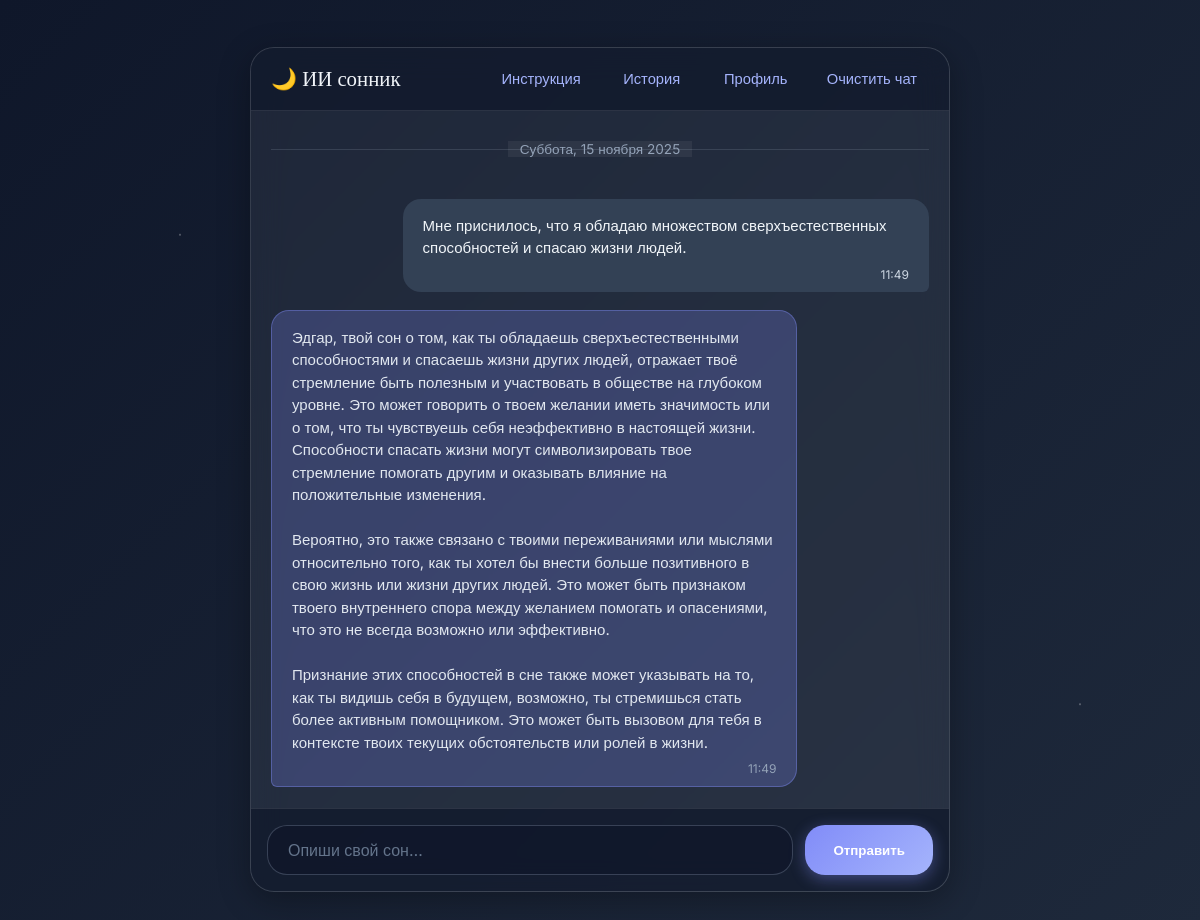
The app's page /chat/ (signed in), older data.
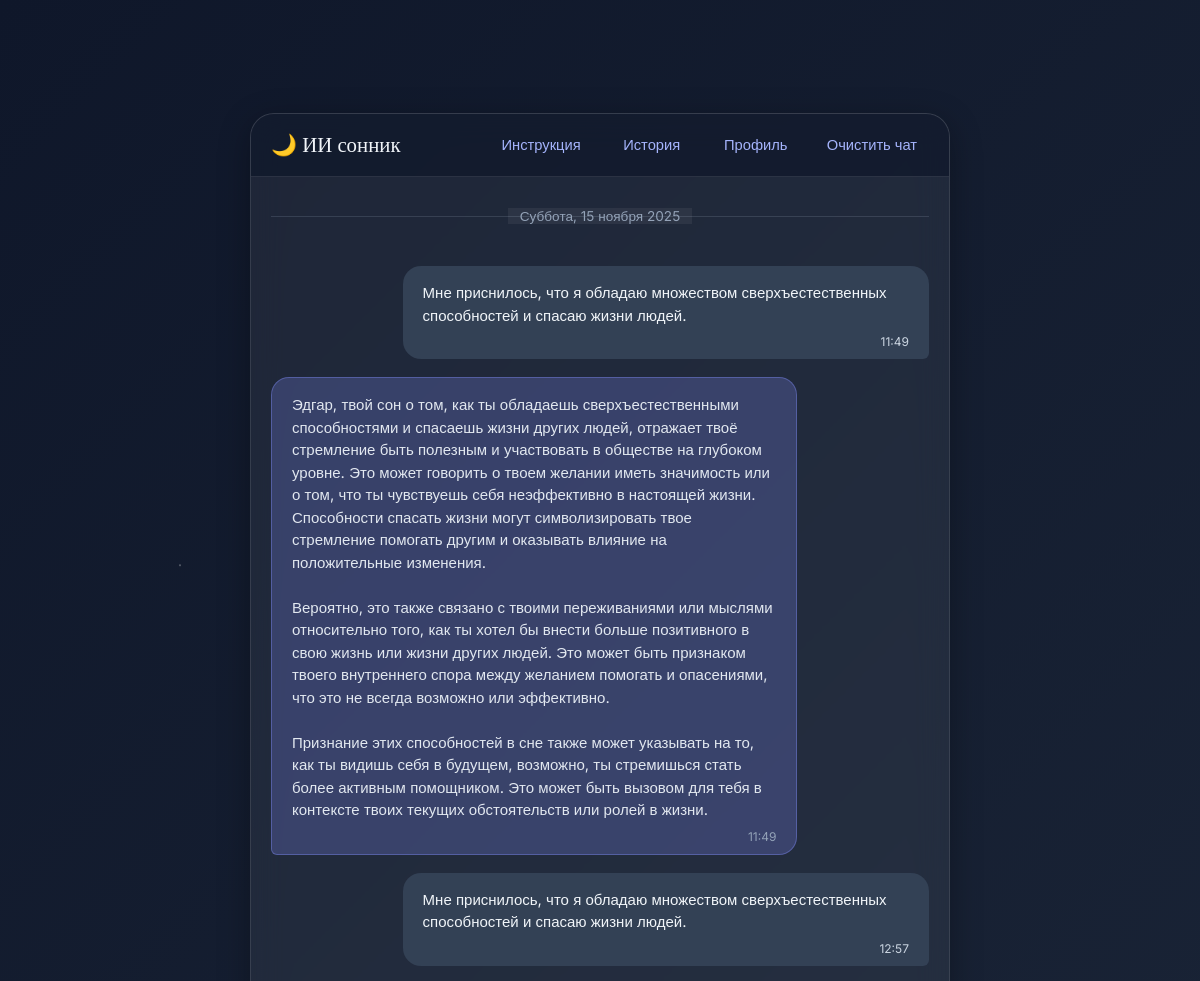
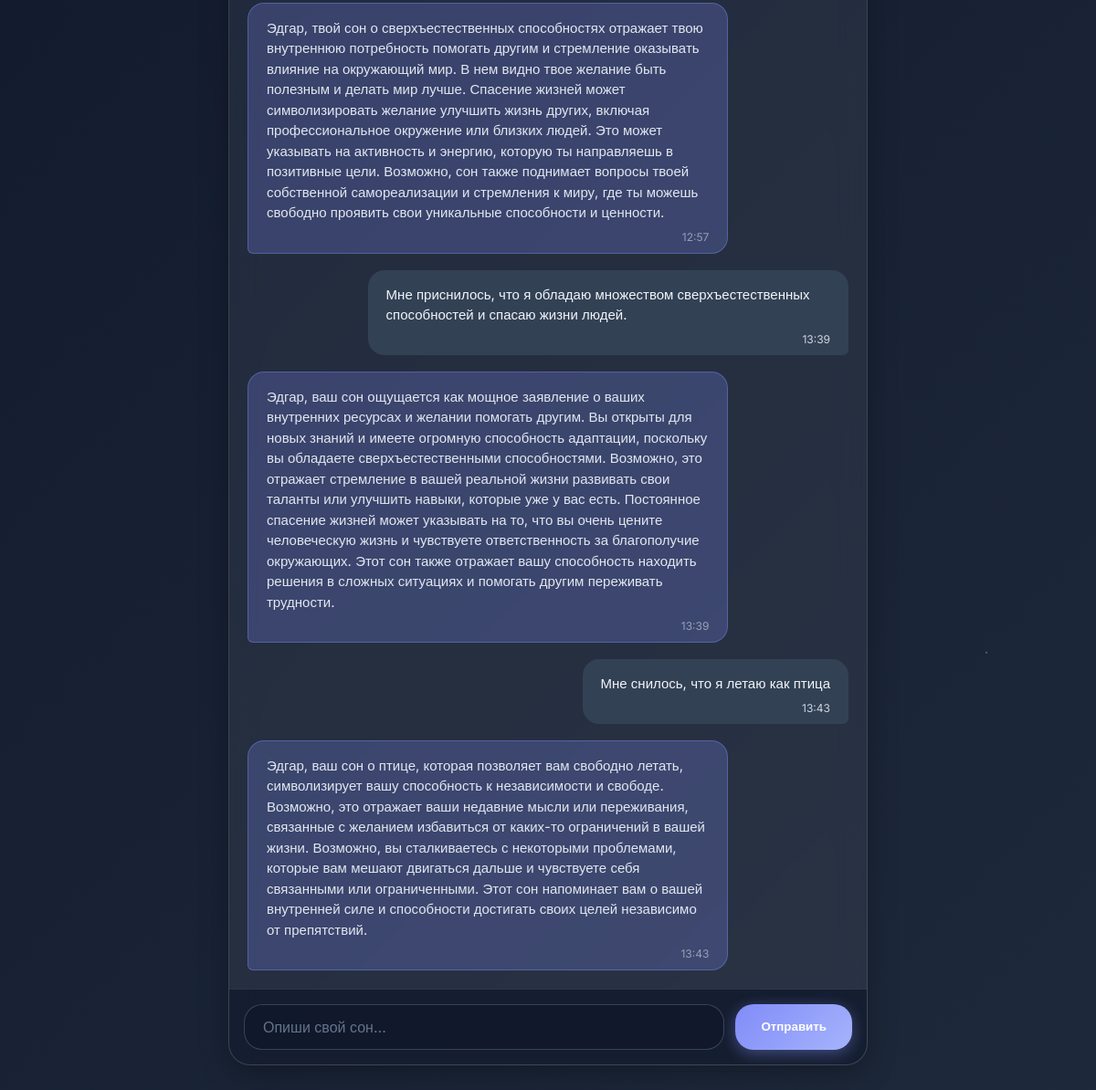
The same page, newer data (2 pictures, top to bottom).
### dreambot/models.py (models this page shows)
class Message(models.Model):
    session = models.ForeignKey(DreamSession, on_delete=models.CASCADE)
    is_user = models.BooleanField()
    content = models.TextField()
    audio_file = models.FileField(upload_to='audio/', blank=True, null=True)
    created_at = models.DateTimeField(auto_now_add=True)
    related_name = 'messages'

### dreambot/views.py (the view)
# urls.py: path('chat/', views.chat_view, name='chat'),
def chat_view(request):
    if not request.user.is_authenticated:
        return redirect('landing')
    session = DreamSession.objects.filter(user=request.user, is_active=True).order_by('-created_at').first()
    if not session:
        session = DreamSession.objects.create(user=request.user, is_active=True)
    if session.created_at.date() != timezone.now().date():
        DreamSession.objects.filter(user=request.user, is_active=True).update(is_active=False)
        session = DreamSession.objects.create(user=request.user, is_active=True)
    messages = Message.objects.filter(session=session).order_by('created_at')
    return render(request, 'dreambot/chat.html', {'messages': messages})

### templates/dreambot/chat.html (shortened to what this page needs)
<!DOCTYPE html>
<html lang="ru">
<head>
    {% load static %}
</head>
<body>
    <div class="chat-container">
        <div class="chat-header">
            <div class="header-title">🌙 ИИ сонник</div>
            <div class="header-nav">
                <a href="{% url 'guide' %}" class="nav-link">Инструкция</a>
                <a href="{% url 'history' %}" class="nav-link">История</a>
                <a href="{% url 'profile' %}" class="nav-link">Профиль</a>
                <button id="clear-btn" class="nav-link clear-link">Очистить чат</button>
            </div>
        </div>
        <div class="messages" id="messages">
            {% if messages %}
                {% regroup messages|dictsort:"created_at" by created_at.date as messages_by_date %}
                {% for date_group in messages_by_date %}
                    <div class="date-divider">
                        <span>{{ date_group.grouper|date:"l, d E Y" }}</span>
                    </div>
                    {% for msg in date_group.list %}
                        <div class="message {% if msg.is_user %}user{% else %}bot{% endif %}">
                            <div class="message-content">{{ msg.content|linebreaksbr }}</div>
                            <div class="message-time">{{ msg.created_at|time:"H:i" }}</div>
                        </div>
                    {% endfor %}
                {% endfor %}
            {% else %}
                <div class="message bot">
                    <div class="message-content">Привет! Расскажи мне свой сон. Чем подробнее — тем глубже мы сможем понять его смысл.</div>
                </div>
            {% endif %}
        </div>
        <div class="input-area">
            <input type="text" id="user-input" placeholder="Опиши свой сон…">
            <button id="send-btn">Отправить</button>
        </div>
    </div>
</body>
</html>

### templates/dreambot/chat.html (style rules this page uses)
:root { --bg-gradient: linear-gradient(135deg, #0f172a, #1e293b); --glass-bg: rgba(255, 255, 255, 0.06); --glass-border: rgba(255, 255, 255, 0.1); --text-primary: #f1f5f9; --text-secondary: #cbd5e1; --user-bubble: #334155; --bot-bubble: rgba(129, 140, 248, 0.25); --bot-border: rgba(129, 140, 248, 0.4); --input-bg: rgba(15, 23, 42, 0.6); --shadow: 0 8px 32px rgba(0, 0, 0, 0.3); }
* { margin: 0; padding: 0; box-sizing: border-box; }
body { background: var(--bg-gradient); color: var(--text-primary); font-family: 'Inter', sans-serif; min-height: 100vh; display: flex; justify-content: center; align-items: center; position: relative; overflow: hidden; }
body::before { content: ""; position: absolute; top: 0; left: 0; right: 0; bottom: 0; background: radial-gradient(1.5px 1.5px at 15% 25%, #fff, transparent), radial-gradient(1.5px 1.5px at 75% 15%, #fff, transparent), radial-gradient(1.5px 1.5px at 40% 60%, #fff, transparent), radial-gradient(1.5px 1.5px at 90% 75%, #fff, transparent); animation: twinkle 10s infinite ease-in-out; opacity: 0.4; pointer-events: none; }
.chat-container { position: relative; z-index: 2; width: 95%; max-width: 700px; height: 90vh; display: flex; flex-direction: column; background: var(--glass-bg); backdrop-filter: blur(16px); -webkit-backdrop-filter: blur(16px); border: 1px solid var(--glass-border); border-radius: 24px; overflow: hidden; box-shadow: var(--shadow); }
.chat-header { padding: 16px 20px; background: rgba(15, 23, 42, 0.7); border-bottom: 1px solid var(--glass-border); display: flex; flex-wrap: wrap; justify-content: space-between; align-items: center; gap: 12px; }
.header-title { font-family: 'Playfair Display', serif; font-size: 1.3rem; font-weight: 500; color: var(--text-primary); white-space: nowrap; }
.header-nav { display: flex; flex-wrap: wrap; gap: 14px; justify-content: flex-end; align-items: center; }
.nav-link { font-size: 0.92rem; color: #a5b4fc; text-decoration: none; font-weight: 500; padding: 6px 12px; border-radius: 8px; transition: all 0.2s ease; background: transparent; border: none; cursor: pointer; font-family: 'Inter', sans-serif; text-align: center; min-width: 90px; }
.messages { flex: 1; padding: 20px; overflow-y: auto; display: flex; flex-direction: column; gap: 18px; }
.date-divider { text-align: center; margin: 24px 0; color: #94a3b8; font-size: 0.85rem; position: relative; }
.date-divider::before { content: ""; position: absolute; top: 50%; left: 0; right: 0; height: 1px; background: rgba(148, 163, 184, 0.2); z-index: 0; }
.date-divider span { background: var(--glass-bg); padding: 0 12px; position: relative; z-index: 1; }
.message-content { margin-bottom: 6px; }
.message-time { font-size: 0.75rem; color: #94a3b8; text-align: right; }
.message.user .message-time { color: #cbd5e1; }
.message { max-width: 80%; padding: 16px 20px 8px 20px; border-radius: 18px; line-height: 1.5; font-size: 15px; position: relative; animation: fadeIn 0.3s ease; }
.message.user { background: var(--user-bubble); color: #f1f5f9; align-self: flex-end; border-bottom-right-radius: 6px; }
.message.bot { background: var(--bot-bubble); border: 1px solid var(--bot-border); color: #e2e8f0; align-self: flex-start; border-bottom-left-radius: 6px; }
.input-area { display: flex; padding: 16px; background: rgba(15, 23, 42, 0.7); border-top: 1px solid var(--glass-border); }
.input-area input { flex: 1; padding: 14px 20px; background: var(--input-bg); border: 1px solid rgba(148, 163, 184, 0.3); border-radius: 20px; color: var(--text-primary); font-size: 16px; font-family: 'Inter', sans-serif; outline: none; margin-right: 12px; }
.input-area input::placeholder { color: #64748b; }
.input-area button { padding: 14px 28px; background: linear-gradient(135deg, #818cf8, #a5b4fc); color: white; border: none; border-radius: 20px; font-weight: 600; cursor: pointer; transition: transform 0.2s, box-shadow 0.2s; box-shadow: 0 4px 15px rgba(129, 140, 248, 0.4); }

Row changes from the older to the newer data that the page shows:
added Message: content "Мне приснилось, что я обладаю множеством сверхъестественных способностей и спасаю жизни людей.", created_at "12:57", is_user True (drawn)
added Message: content "Эдгар, твой сон о сверхъестественных способностях отражает твою внутреннюю потребность помогать другим и стремление оказывать влияние на окружающий мир. В нем видно твое желание быть полезным и делать мир лучше. Спасение жизней может символизировать желание улучшить жизнь других, включая профессиональное окружение или близких людей. Это может указывать на активность и энергию, которую ты направляешь в позитивные цели. Возможно, сон также поднимает вопросы твоей собственной самореализации и стремления к миру, где ты можешь свободно проявить свои уникальные способности и ценности.", created_at "12:57", is_user False (drawn)
added Message: content "Мне приснилось, что я обладаю множеством сверхъестественных способностей и спасаю жизни людей.", created_at "13:39", is_user True (drawn)
added Message: content "Эдгар, ваш сон ощущается как мощное заявление о ваших внутренних ресурсах и желании помогать другим. Вы открыты для новых знаний и имеете огромную способность адаптации, поскольку вы обладаете сверхъестественными способностями. Возможно, это отражает стремление в вашей реальной жизни развивать свои таланты или улучшить навыки, которые уже у вас есть. Постоянное спасение жизней может указывать на то, что вы очень цените человеческую жизнь и чувствуете ответственность за благополучие окружающих. Этот сон также отражает вашу способность находить решения в сложных ситуациях и помогать другим переживать трудности.", created_at "13:39", is_user False (drawn)
added Message: content "Мне снилось, что я летаю как птица", created_at "13:43", is_user True (drawn)
added Message: content "Эдгар, ваш сон о птице, которая позволяет вам свободно летать, символизирует вашу способность к независимости и свободе. Возможно, это отражает ваши недавние мысли или переживания, связанные с желанием избавиться от каких-то ограничений в вашей жизни. Возможно, вы сталкиваетесь с некоторыми проблемами, которые вам мешают двигаться дальше и чувствуете себя связанными или ограниченными. Этот сон напоминает вам о вашей внутренней силе и способности достигать своих целей независимо от препятствий.", created_at "13:43", is_user False (drawn)
